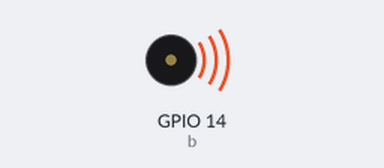
A program run on a simulated Raspberry Pi (BCM pin numbers). Parts: buzzer (waves = sounding). At 5.5 s the program stops and its outputs stay as they are.

Above: at 0.1 s.
At 5.6 s:
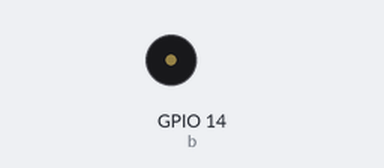
Timing chart, 0 to 7.0 s (numbered marks = the images above):
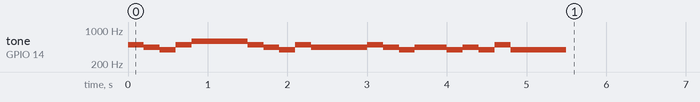

Measured:
- by itself, tone on GPIO 14 (b): plays 494 Hz for 0.20 s, 440 Hz for 0.20 s, 392 Hz for 0.20 s, 494 Hz for 0.20 s, 587 Hz for 0.70 s, 494 Hz for 0.20 s … (19 notes in this stretch)

The program:

assign1_BuzzerSong.py
```python
from gpiozero import TonalBuzzer
from gpiozero.tones import Tone
from time import sleep

lst1 = [493.88, 440, 391.99, 493.88, 587.32]
lst2 = [493.88, 440, 391.99, 493.88, 440]
lst3 = [493.88, 440, 391.99, 440, 440, 391.99, 440, 391.99, 493.88, 391]


b = TonalBuzzer(14)

while True:
    for i in range(5):
        b.play(lst1[i])
        sleep(0.2)
    sleep(0.5)
    for i in range(5):
        b.play(lst2[i])
        sleep(0.2)
    sleep(0.5)
    for i in range(10):
        b.play(lst3[i])
        sleep(0.2)
    b.play(lst3[9])
    sleep(0.5)
    b.stop()
    break
```
